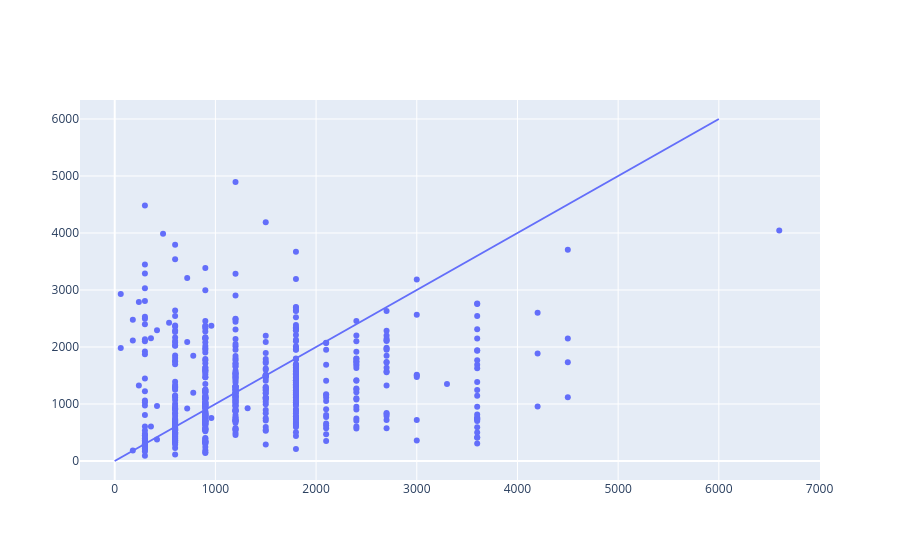

This figure's notebook cell:
### Code cell
figure_scatter = px.scatter(df_best, x = "reference_travel_time_s", y = "evaluation_travel_time_s")
figure_line = px.line(x = np.linspace(0.0, 6000.0), y = np.linspace(0.0, 6000.0))
go.Figure(data = figure_scatter.data + figure_line.data)

### Figure 1 — Plotly figure (JSON) as saved in the notebook; plotly's stock layout.template omitted (floating-point values rounded to 4 significant figures; data arrays with more than 128 entries replaced by an {"elided": "..."} marker saying what was removed)
{"data": [{"hovertemplate": "reference_travel_time_s=%{x}<br>evaluation_travel_time_s=%{y}<extra></extra>", "legendgroup": "", "marker": {"color": "#636efa", "symbol": "circle"}, "mode": "markers", "name": "", "orientation": "v", "showlegend": false, "type": "scatter", "x": {"elided": "568 int values"}, "xaxis": "x", "y": {"elided": "568 float values"}, "yaxis": "y"}, {"hovertemplate": "x=%{x}<br>y=%{y}<extra></extra>", "legendgroup": "", "line": {"color": "#636efa", "dash": "solid"}, "marker": {"symbol": "circle"}, "mode": "lines", "name": "", "orientation": "v", "showlegend": false, "type": "scatter", "x": [0, 122.4, 244.9, 367.3, 489.8, 612.2, 734.7, 857.1, 979.6, 1102.0, 1224.0, 1347.0, 1469.0, 1592.0, 1714.0, 1837.0, 1959.0, 2082.0, 2204.0, 2327.0, 2449.0, 2571.0, 2694.0, 2816.0, 2939.0, 3061.0, 3184.0, 3306.0, 3429.0, 3551.0, 3673.0, 3796.0, 3918.0, 4041.0, 4163.0, 4286.0, 4408.0, 4531.0, 4653.0, 4776.0, 4898.0, 5020.0, 5143.0, 5265.0, 5388.0, 5510.0, 5633.0, 5755.0, 5878.0, 6000], "xaxis": "x", "y": [0, 122.4, 244.9, 367.3, 489.8, 612.2, 734.7, 857.1, 979.6, 1102.0, 1224.0, 1347.0, 1469.0, 1592.0, 1714.0, 1837.0, 1959.0, 2082.0, 2204.0, 2327.0, 2449.0, 2571.0, 2694.0, 2816.0, 2939.0, 3061.0, 3184.0, 3306.0, 3429.0, 3551.0, 3673.0, 3796.0, 3918.0, 4041.0, 4163.0, 4286.0, 4408.0, 4531.0, 4653.0, 4776.0, 4898.0, 5020.0, 5143.0, 5265.0, 5388.0, 5510.0, 5633.0, 5755.0, 5878.0, 6000], "yaxis": "y"}], "layout": {}}
